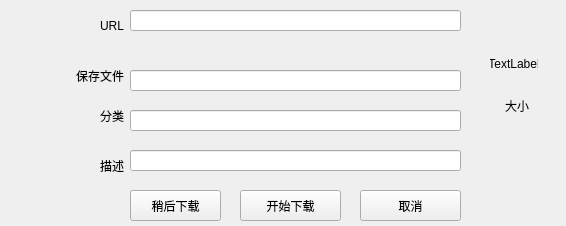
<?xml version="1.0" encoding="UTF-8"?>
<ui version="4.0">
 <class>DownloadInfo</class>
 <widget class="QWidget" name="DownloadInfo">
  <property name="windowModality">
   <enum>Qt::NonModal</enum>
  </property>
  <property name="geometry">
   <rect>
    <x>0</x>
    <y>0</y>
    <width>566</width>
    <height>226</height>
   </rect>
  </property>
  <property name="sizePolicy">
   <sizepolicy hsizetype="Fixed" vsizetype="Fixed">
    <horstretch>0</horstretch>
    <verstretch>0</verstretch>
   </sizepolicy>
  </property>
  <property name="minimumSize">
   <size>
    <width>566</width>
    <height>226</height>
   </size>
  </property>
  <property name="maximumSize">
   <size>
    <width>566</width>
    <height>226</height>
   </size>
  </property>
  <property name="tabletTracking">
   <bool>true</bool>
  </property>
  <property name="windowTitle">
   <string>下载文件信息</string>
  </property>
  <property name="windowIcon">
   <iconset resource="res.qrc">
    <normaloff>:/icons/download_16px.png</normaloff>:/icons/download_16px.png</iconset>
  </property>
  <property name="windowOpacity">
   <double>1.000000000000000</double>
  </property>
  <widget class="QLabel" name="label">
   <property name="geometry">
    <rect>
     <x>70</x>
     <y>20</y>
     <width>54</width>
     <height>12</height>
    </rect>
   </property>
   <property name="text">
    <string>URL</string>
   </property>
   <property name="alignment">
    <set>Qt::AlignRight|Qt::AlignTrailing|Qt::AlignVCenter</set>
   </property>
  </widget>
  <widget class="QLabel" name="label_2">
   <property name="geometry">
    <rect>
     <x>70</x>
     <y>110</y>
     <width>54</width>
     <height>12</height>
    </rect>
   </property>
   <property name="text">
    <string>分类</string>
   </property>
   <property name="alignment">
    <set>Qt::AlignRight|Qt::AlignTrailing|Qt::AlignVCenter</set>
   </property>
  </widget>
  <widget class="QLineEdit" name="lineEdit_url">
   <property name="geometry">
    <rect>
     <x>130</x>
     <y>10</y>
     <width>331</width>
     <height>21</height>
    </rect>
   </property>
   <property name="readOnly">
    <bool>true</bool>
   </property>
  </widget>
  <widget class="QLabel" name="label_4">
   <property name="geometry">
    <rect>
     <x>70</x>
     <y>160</y>
     <width>54</width>
     <height>12</height>
    </rect>
   </property>
   <property name="text">
    <string>描述</string>
   </property>
   <property name="alignment">
    <set>Qt::AlignRight|Qt::AlignTrailing|Qt::AlignVCenter</set>
   </property>
  </widget>
  <widget class="QLineEdit" name="lineEdit_note">
   <property name="geometry">
    <rect>
     <x>130</x>
     <y>150</y>
     <width>331</width>
     <height>21</height>
    </rect>
   </property>
   <property name="readOnly">
    <bool>false</bool>
   </property>
  </widget>
  <widget class="QPushButton" name="pushButton_add_queue">
   <property name="geometry">
    <rect>
     <x>130</x>
     <y>190</y>
     <width>91</width>
     <height>31</height>
    </rect>
   </property>
   <property name="text">
    <string>稍后下载</string>
   </property>
  </widget>
  <widget class="QPushButton" name="pushButton_start">
   <property name="geometry">
    <rect>
     <x>240</x>
     <y>190</y>
     <width>101</width>
     <height>31</height>
    </rect>
   </property>
   <property name="text">
    <string>开始下载</string>
   </property>
  </widget>
  <widget class="QPushButton" name="pushButton_cancel">
   <property name="geometry">
    <rect>
     <x>360</x>
     <y>190</y>
     <width>101</width>
     <height>31</height>
    </rect>
   </property>
   <property name="text">
    <string>取消</string>
   </property>
  </widget>
  <widget class="QLabel" name="label_icon">
   <property name="geometry">
    <rect>
     <x>490</x>
     <y>40</y>
     <width>48</width>
     <height>48</height>
    </rect>
   </property>
   <property name="text">
    <string>TextLabel</string>
   </property>
   <property name="scaledContents">
    <bool>true</bool>
   </property>
   <property name="alignment">
    <set>Qt::AlignCenter</set>
   </property>
  </widget>
  <widget class="QLabel" name="label_size">
   <property name="geometry">
    <rect>
     <x>490</x>
     <y>100</y>
     <width>54</width>
     <height>12</height>
    </rect>
   </property>
   <property name="text">
    <string>大小</string>
   </property>
   <property name="textFormat">
    <enum>Qt::AutoText</enum>
   </property>
   <property name="alignment">
    <set>Qt::AlignCenter</set>
   </property>
  </widget>
  <widget class="QLabel" name="label_3">
   <property name="geometry">
    <rect>
     <x>70</x>
     <y>70</y>
     <width>54</width>
     <height>12</height>
    </rect>
   </property>
   <property name="text">
    <string>保存文件</string>
   </property>
   <property name="alignment">
    <set>Qt::AlignRight|Qt::AlignTrailing|Qt::AlignVCenter</set>
   </property>
  </widget>
  <widget class="QLineEdit" name="lineEdit_classify">
   <property name="geometry">
    <rect>
     <x>130</x>
     <y>110</y>
     <width>331</width>
     <height>21</height>
    </rect>
   </property>
   <property name="readOnly">
    <bool>true</bool>
   </property>
  </widget>
  <widget class="QLineEdit" name="lineEdit_name">
   <property name="enabled">
    <bool>true</bool>
   </property>
   <property name="geometry">
    <rect>
     <x>130</x>
     <y>70</y>
     <width>331</width>
     <height>21</height>
    </rect>
   </property>
   <property name="readOnly">
    <bool>true</bool>
   </property>
  </widget>
 </widget>
 <resources>
  <include location="res.qrc"/>
 </resources>
 <connections/>
</ui>
